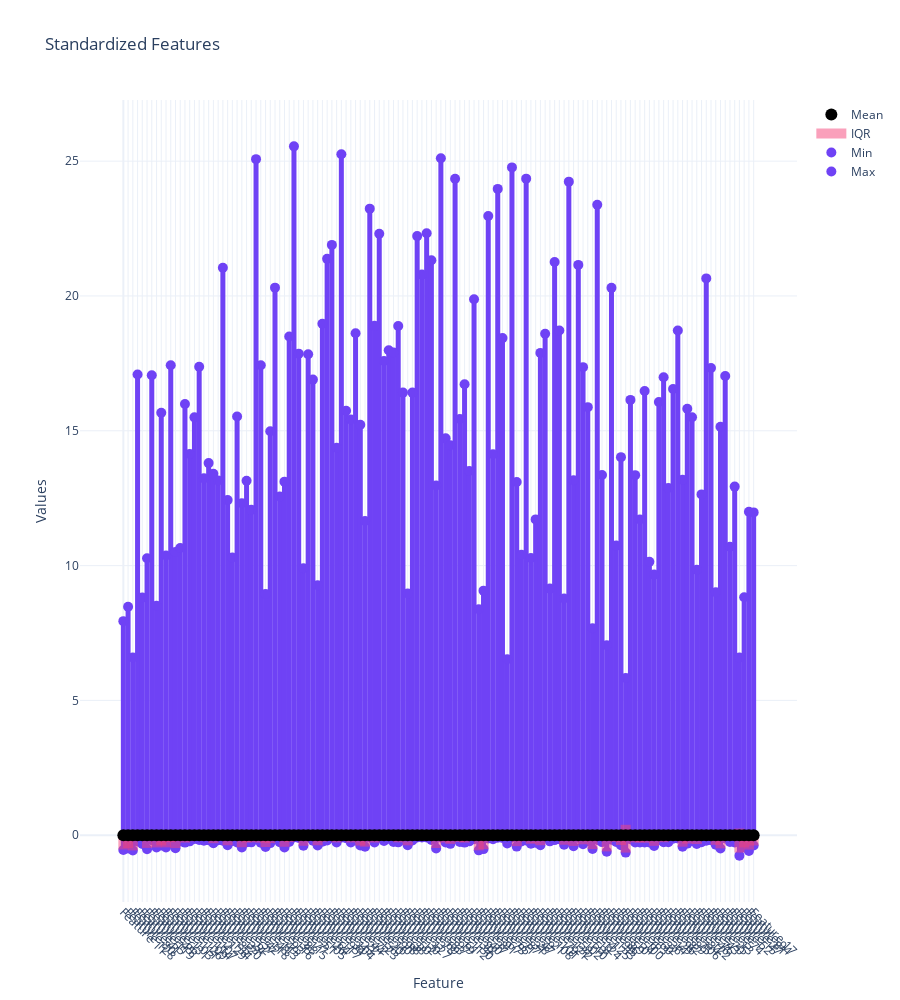
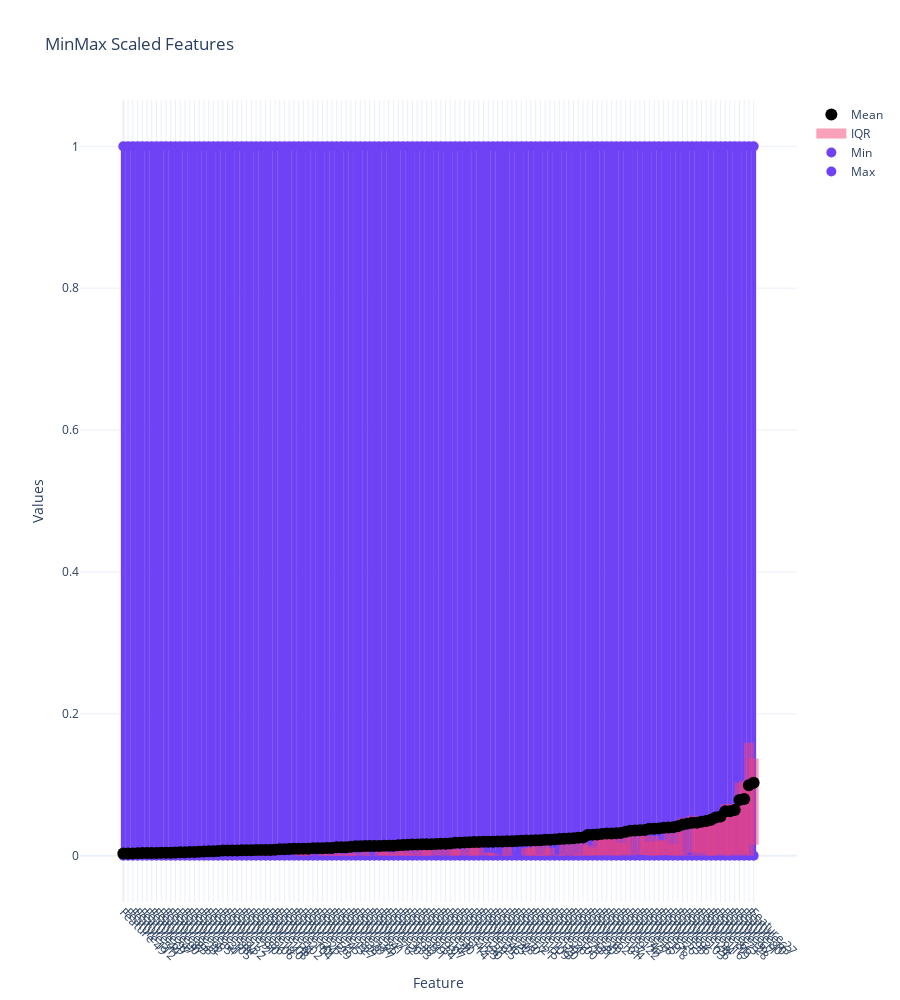

Notebook source saved alongside these figures, in order:
### Code cell
plot_feature_spans(bacteria_zscaled, title="Standardized Features")
plot_feature_spans(bacteria_mmscaled, title="MinMax Scaled Features")
